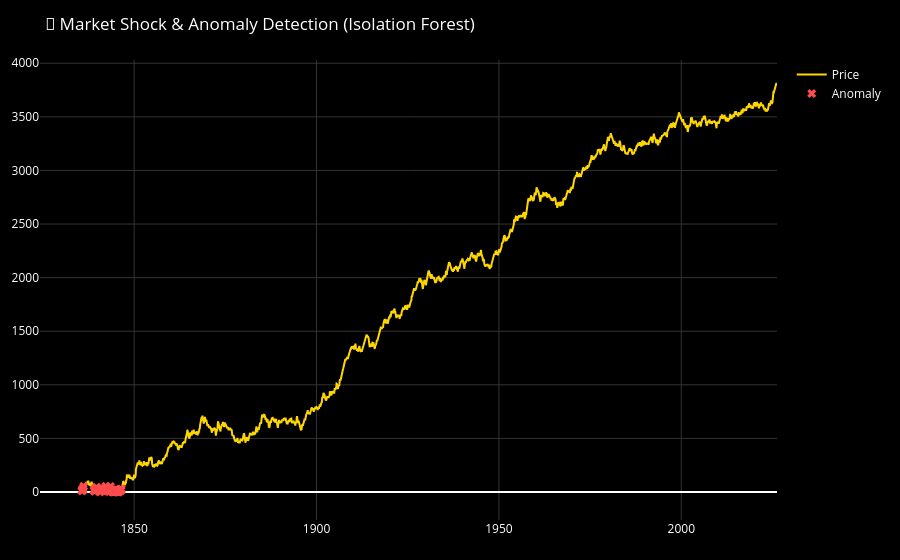

Source (notebook cell):
### Markdown cell above
## 👽 Bonus: Anomaly & Regime Detection
<hr style="border:1px solid #00FFFF">

### Code cell
# Isolation Forest for Anomaly Detection
iso_forest = IsolationForest(contamination=0.02, random_state=42)
df['Anomaly'] = iso_forest.fit_predict(df[['Log_Return']].fillna(0))

anomalies = df[df['Anomaly'] == -1]

fig = go.Figure()
fig.add_trace(go.Scatter(x=df.index, y=df['Gold_Price'], mode='lines', name='Price', line=dict(color=COLORS['gold'])))
fig.add_trace(go.Scatter(x=anomalies.index, y=anomalies['Gold_Price'], mode='markers', 
                         name='Anomaly', marker=dict(color=COLORS['forecast'], size=8, symbol='x')))

fig.update_layout(title="🚨 Market Shock & Anomaly Detection (Isolation Forest)")
fig = apply_custom_theme(fig)
fig.show()

### Figure 1 — Plotly figure (JSON) as saved in the notebook; plotly's stock layout.template omitted (floating-point values rounded to 4 significant figures; data arrays with more than 128 entries replaced by an {"elided": "..."} marker saying what was removed)
{"data": [{"line": {"color": "#FFD700"}, "mode": "lines", "name": "Price", "type": "scatter", "x": {"elided": "2290 str values"}, "y": {"elided": "2290 float values"}}, {"marker": {"color": "#FF4C4C", "size": 8, "symbol": "x"}, "mode": "markers", "name": "Anomaly", "type": "scatter", "x": ["1835-08-31T00:00:00", "1835-10-31T00:00:00", "1835-11-30T00:00:00", "1835-12-31T00:00:00", "1836-02-29T00:00:00", "1838-12-31T00:00:00", "1839-02-28T00:00:00", "1839-03-31T00:00:00", "1839-08-31T00:00:00", "1839-11-30T00:00:00", "1840-08-31T00:00:00", "1840-09-30T00:00:00", "1840-12-31T00:00:00", "1841-11-30T00:00:00", "1842-03-31T00:00:00", "1842-06-30T00:00:00", "1842-10-31T00:00:00", "1842-11-30T00:00:00", "1843-01-31T00:00:00", "1843-02-28T00:00:00", "1843-03-31T00:00:00", "1843-04-30T00:00:00", "1843-05-31T00:00:00", "1843-06-30T00:00:00", "1843-11-30T00:00:00", "1844-02-29T00:00:00", "1844-03-31T00:00:00", "1844-05-31T00:00:00", "1844-06-30T00:00:00", "1844-07-31T00:00:00", "1844-09-30T00:00:00", "1844-10-31T00:00:00", "1844-11-30T00:00:00", "1844-12-31T00:00:00", "1845-02-28T00:00:00", "1845-03-31T00:00:00", "1845-04-30T00:00:00", "1845-06-30T00:00:00", "1845-07-31T00:00:00", "1845-08-31T00:00:00", "1845-10-31T00:00:00", "1845-11-30T00:00:00", "1846-01-31T00:00:00", "1846-03-31T00:00:00", "1846-05-31T00:00:00", "1846-06-30T00:00:00"], "y": [12.74, 26.67, 13.26, 30.5, 54.63, 16.99, 8.078, 30.15, 44.09, 16.65, 0.04544, 9.506, 39.05, 35.14, 54.28, 13.62, 25.75, 7.537, 17.75, 5.177, 27.29, 7.331, 17.2, 51.13, 3.81, 0.7828, 13.5, 0.1358, 3.625, 9.647, 3.264, 17.41, 5.629, 1.79, 15.98, 1.509, 20.25, 5.822, 0.9949, 5.272, 0.6949, 6.161, 25.57, 16.95, 14.32, 27.19]}], "layout": {"font": {"color": "white"}, "margin": {"b": 40, "l": 40, "r": 40, "t": 60}, "paper_bgcolor": "#000000", "plot_bgcolor": "#000000", "title": {"text": "🚨 Market Shock & Anomaly Detection (Isolation Forest)"}, "xaxis": {"gridcolor": "#333333", "showgrid": true}, "yaxis": {"gridcolor": "#333333", "showgrid": true}}}
